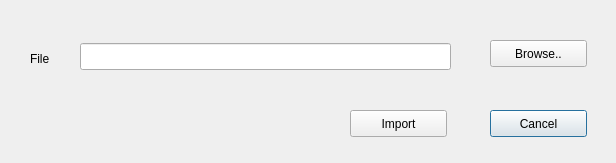
<?xml version="1.0" encoding="UTF-8"?>
<ui version="4.0">
 <class>multiTripImportDialog</class>
 <widget class="QDialog" name="multiTripImportDialog">
  <property name="geometry">
   <rect>
    <x>0</x>
    <y>0</y>
    <width>616</width>
    <height>163</height>
   </rect>
  </property>
  <property name="windowTitle">
   <string>Import New Trip</string>
  </property>
  <widget class="QLabel" name="label">
   <property name="geometry">
    <rect>
     <x>30</x>
     <y>50</y>
     <width>51</width>
     <height>17</height>
    </rect>
   </property>
   <property name="text">
    <string>File</string>
   </property>
  </widget>
  <widget class="QPushButton" name="cancelButton">
   <property name="geometry">
    <rect>
     <x>490</x>
     <y>110</y>
     <width>97</width>
     <height>27</height>
    </rect>
   </property>
   <property name="text">
    <string>Cancel</string>
   </property>
  </widget>
  <widget class="QPushButton" name="importButton">
   <property name="geometry">
    <rect>
     <x>350</x>
     <y>110</y>
     <width>97</width>
     <height>27</height>
    </rect>
   </property>
   <property name="text">
    <string>Import</string>
   </property>
  </widget>
  <widget class="QPushButton" name="browseButton">
   <property name="geometry">
    <rect>
     <x>490</x>
     <y>40</y>
     <width>97</width>
     <height>27</height>
    </rect>
   </property>
   <property name="text">
    <string>Browse..</string>
   </property>
  </widget>
  <widget class="QLineEdit" name="locationInputField">
   <property name="geometry">
    <rect>
     <x>80</x>
     <y>43</y>
     <width>371</width>
     <height>27</height>
    </rect>
   </property>
  </widget>
 </widget>
 <resources/>
 <connections/>
</ui>
